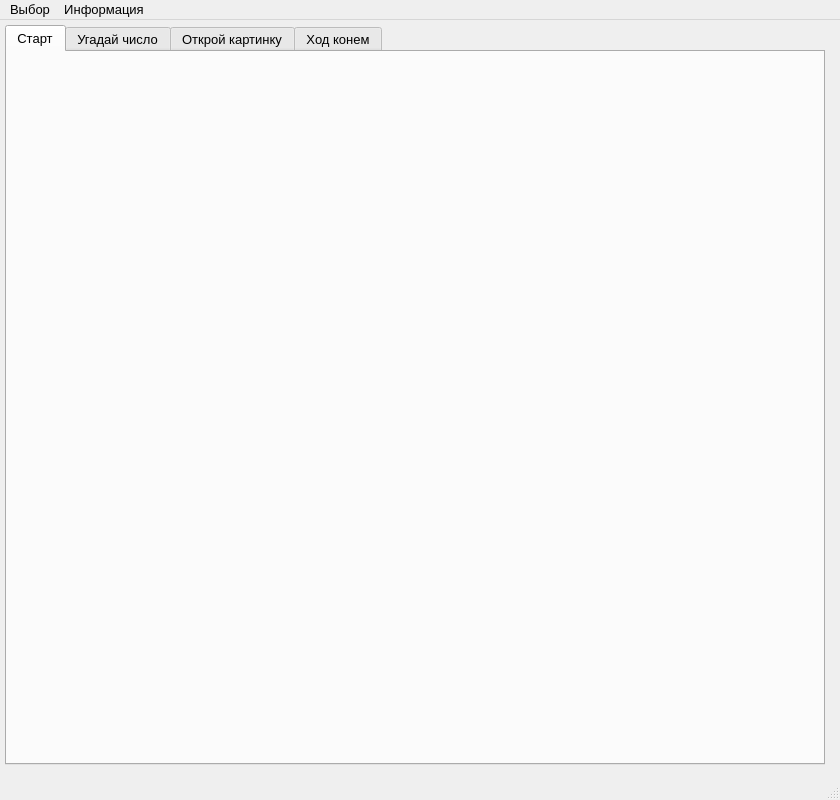
<?xml version="1.0" encoding="UTF-8"?>
<ui version="4.0">
 <class>MainWindow</class>
 <widget class="QMainWindow" name="MainWindow">
  <property name="geometry">
   <rect>
    <x>0</x>
    <y>0</y>
    <width>840</width>
    <height>800</height>
   </rect>
  </property>
  <property name="sizePolicy">
   <sizepolicy hsizetype="Fixed" vsizetype="Fixed">
    <horstretch>0</horstretch>
    <verstretch>0</verstretch>
   </sizepolicy>
  </property>
  <property name="minimumSize">
   <size>
    <width>840</width>
    <height>800</height>
   </size>
  </property>
  <property name="font">
   <font>
    <pointsize>10</pointsize>
   </font>
  </property>
  <property name="windowTitle">
   <string>Puzzles v1.0</string>
  </property>
  <widget class="QWidget" name="centralwidget">
   <widget class="QTabWidget" name="tabWidget">
    <property name="geometry">
     <rect>
      <x>5</x>
      <y>5</y>
      <width>820</width>
      <height>740</height>
     </rect>
    </property>
    <property name="font">
     <font>
      <pointsize>10</pointsize>
     </font>
    </property>
    <property name="layoutDirection">
     <enum>Qt::LeftToRight</enum>
    </property>
    <property name="autoFillBackground">
     <bool>false</bool>
    </property>
    <property name="tabPosition">
     <enum>QTabWidget::North</enum>
    </property>
    <property name="tabShape">
     <enum>QTabWidget::Rounded</enum>
    </property>
    <property name="currentIndex">
     <number>0</number>
    </property>
    <widget class="QWidget" name="tab_start">
     <attribute name="title">
      <string>Старт</string>
     </attribute>
    </widget>
    <widget class="QWidget" name="tab_numbers">
     <property name="contextMenuPolicy">
      <enum>Qt::CustomContextMenu</enum>
     </property>
     <attribute name="title">
      <string>Угадай число</string>
     </attribute>
    </widget>
    <widget class="QWidget" name="tab_picture">
     <attribute name="title">
      <string>Открой картинку</string>
     </attribute>
    </widget>
    <widget class="QWidget" name="tab_knight">
     <attribute name="title">
      <string>Ход конем</string>
     </attribute>
    </widget>
   </widget>
  </widget>
  <widget class="QMenuBar" name="menubar">
   <property name="geometry">
    <rect>
     <x>0</x>
     <y>0</y>
     <width>840</width>
     <height>21</height>
    </rect>
   </property>
   <widget class="QMenu" name="menu_choice">
    <property name="title">
     <string>Выбор</string>
    </property>
    <addaction name="action_start"/>
    <addaction name="action_numbers"/>
    <addaction name="action_picture"/>
    <addaction name="action_knight"/>
    <addaction name="separator"/>
    <addaction name="action_exit"/>
   </widget>
   <widget class="QMenu" name="menu_info">
    <property name="title">
     <string>Информация</string>
    </property>
    <addaction name="action_about"/>
    <addaction name="separator"/>
    <addaction name="action_rules_numbers"/>
    <addaction name="action_rules_picture"/>
    <addaction name="action_rules_knight"/>
    <addaction name="separator"/>
    <addaction name="action_userlist"/>
   </widget>
   <addaction name="menu_choice"/>
   <addaction name="menu_info"/>
  </widget>
  <widget class="QStatusBar" name="statusbar">
   <property name="font">
    <font>
     <pointsize>10</pointsize>
    </font>
   </property>
  </widget>
  <action name="action_numbers">
   <property name="text">
    <string>Угадай число</string>
   </property>
  </action>
  <action name="action_picture">
   <property name="text">
    <string>Открой картинку</string>
   </property>
  </action>
  <action name="action_knight">
   <property name="text">
    <string>Ход конем</string>
   </property>
  </action>
  <action name="action_exit">
   <property name="text">
    <string>Выход</string>
   </property>
   <property name="menuRole">
    <enum>QAction::QuitRole</enum>
   </property>
  </action>
  <action name="action_about">
   <property name="text">
    <string>О программе</string>
   </property>
  </action>
  <action name="action_rules_numbers">
   <property name="text">
    <string>Правила игры &quot;Угадай число&quot;</string>
   </property>
  </action>
  <action name="action_rules_picture">
   <property name="text">
    <string>Правила игры &quot;Открой картинку&quot;</string>
   </property>
  </action>
  <action name="action_rules_knight">
   <property name="text">
    <string>Правила игры &quot;Ход конем&quot;</string>
   </property>
  </action>
  <action name="action_start">
   <property name="text">
    <string>Старт</string>
   </property>
  </action>
  <action name="action_userlist">
   <property name="text">
    <string>Список игроков</string>
   </property>
  </action>
 </widget>
 <resources/>
 <connections>
  <connection>
   <sender>action_exit</sender>
   <signal>triggered()</signal>
   <receiver>MainWindow</receiver>
   <slot>close()</slot>
   <hints>
    <hint type="sourcelabel">
     <x>-1</x>
     <y>-1</y>
    </hint>
    <hint type="destinationlabel">
     <x>402</x>
     <y>328</y>
    </hint>
   </hints>
  </connection>
 </connections>
</ui>
